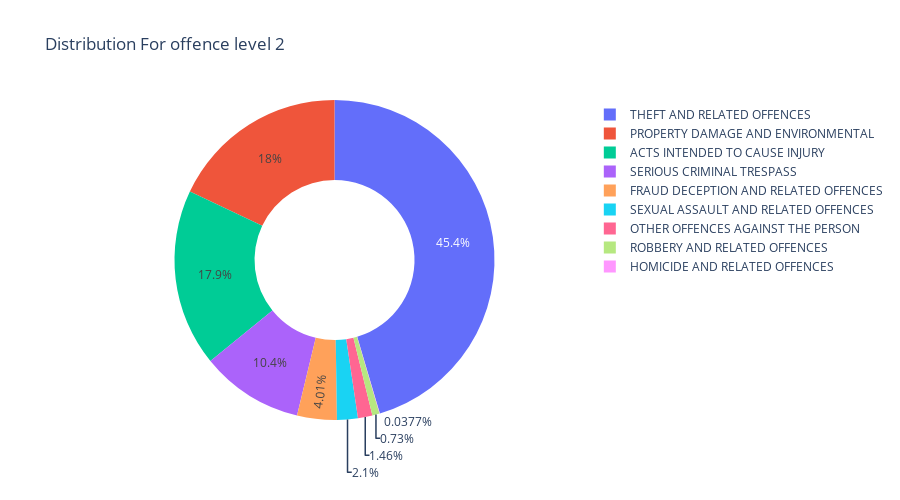

Source (notebook cell):
### Code cell
fig = px.pie(OL2, values = OL2["Offence count"],names=OL2.index, title='Distribution For offence level 2',
             hole = 0.5,width = 900 , height=500)
fig.show()

### Figure 1 — Plotly figure (JSON) as saved in the notebook; plotly's stock layout.template omitted (floating-point values rounded to 4 significant figures)
{"data": [{"domain": {"x": [0, 1], "y": [0, 1]}, "hole": 0.5, "hovertemplate": "Offence Level 2 Description=%{label}<br>Offence count=%{value}<extra></extra>", "labels": ["THEFT AND RELATED OFFENCES", "PROPERTY DAMAGE AND ENVIRONMENTAL", "ACTS INTENDED TO CAUSE INJURY", "SERIOUS CRIMINAL TRESPASS", "FRAUD DECEPTION AND RELATED OFFENCES", "SEXUAL ASSAULT AND RELATED OFFENCES", "OTHER OFFENCES AGAINST THE PERSON", "ROBBERY AND RELATED OFFENCES", "HOMICIDE AND RELATED OFFENCES"], "legendgroup": "", "name": "", "showlegend": true, "type": "pie", "values": [54179, 21429, 21352, 12366, 4780, 2509, 1739, 871, 45]}], "layout": {"height": 500, "hiddenlabels": [], "legend": {"tracegroupgap": 0}, "title": {"text": "Distribution For offence level 2"}, "width": 900}}
